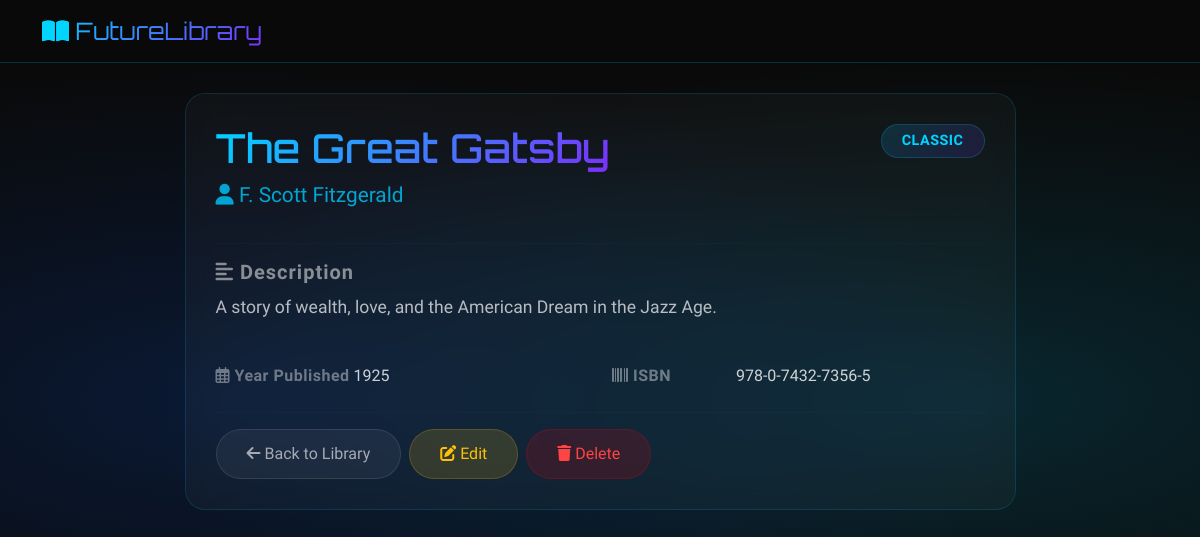
Screenshot of /book/1 with the database file from the repository.
### app.py (models this page shows, shortened)
class Book(db.Model):
    id = db.Column(db.Integer, primary_key=True)
    title = db.Column(db.String(200), nullable=False)
    author = db.Column(db.String(100), nullable=False)
    genre = db.Column(db.String(50), nullable=False)
    description = db.Column(db.Text)
    year_published = db.Column(db.Integer)
    isbn = db.Column(db.String(20))
    created_at = db.Column(db.DateTime, default=datetime.utcnow)

### app.py (the view)
@app.route('/book/<int:id>')
def book_detail(id):
    book = Book.query.get_or_404(id)
    return render_template('book_detail.html', book=book)

### templates/book_detail.html (shortened to what this page needs)
<!DOCTYPE html>
<html lang="en">
<head>
    <link href="https://cdn.jsdelivr.net/npm/bootstrap@5.3.0/dist/css/bootstrap.min.css" rel="stylesheet">
    <link rel="stylesheet" href="https://cdnjs.cloudflare.com/ajax/libs/font-awesome/6.4.0/css/all.min.css">
</head>
<body>
    <nav class="navbar">
        <div class="container">
            <a class="navbar-brand" href="/">
                <i class="fas fa-book-open" style="-webkit-text-fill-color: initial; color: #00d4ff;"></i> FutureLibrary
            </a>
        </div>
    </nav>
    <div class="container">
        <div class="row justify-content-center">
            <div class="col-md-9">
                <div class="card">
                    <div class="d-flex justify-content-between align-items-start">
                        <div>
                            <h1 class="book-title">{{ book.title }}</h1>
                            <p class="book-author"><i class="fas fa-user"></i> {{ book.author }}</p>
                        </div>
                        <span class="book-genre">{{ book.genre }}</span>
                    </div>
                    <hr>
                    <div class="mb-4">
                        <h5 style="color:rgba(255,255,255,0.5); font-weight:600; letter-spacing:1px;">
                            <i class="fas fa-align-left"></i> Description
                        </h5>
                        <p style="font-size:1.1rem; line-height:1.8; color:rgba(255,255,255,0.7);">
                            {{ book.description or 'No description available.' }}
                        </p>
                    </div>
                    <div class="row">
                        <div class="col-md-6 mb-2">
                            <span class="detail-label"><i class="far fa-calendar-alt"></i> Year Published</span>
                            <span class="detail-value">{{ book.year_published or 'N/A' }}</span>
                        </div>
                        <div class="col-md-6 mb-2">
                            <span class="detail-label"><i class="fas fa-barcode"></i> ISBN</span>
                            <span class="detail-value">{{ book.isbn or 'N/A' }}</span>
                        </div>
                    </div>
                    <hr>
                    <div class="d-flex gap-2 flex-wrap">
                        <a href="/" class="btn-secondary btn">
                            <i class="fas fa-arrow-left"></i> Back to Library
                        </a>
                        <a href="/edit/{{ book.id }}" class="btn-warning btn">
                            <i class="fas fa-edit"></i> Edit
                        </a>
                        <button class="btn-danger btn" data-bs-toggle="modal" data-bs-target="#deleteModal">
                            <i class="fas fa-trash"></i> Delete
                        </button>
                    </div>
                </div>
            </div>
        </div>
    </div>
</body>
</html>

### templates/book_detail.html (style rules this page uses)
body { font-family: 'Rajdhani', sans-serif; background: #0a0a0a; color: #e0e0e0; min-height: 100vh; background: radial-gradient(ellipse at 20% 50%, rgba(10, 60, 150, 0.3) 0%, transparent 60%), radial-gradient(ellipse at 80% 50%, rgba(0, 200, 255, 0.15) 0%, transparent 60%), #0a0a0a; }
.navbar { background: rgba(10, 10, 10, 0.85) !important; backdrop-filter: blur(20px); border-bottom: 1px solid rgba(0, 200, 255, 0.2); }
.navbar-brand { font-family: 'Orbitron', monospace; font-size: 1.5rem; background: linear-gradient(135deg, #00d4ff, #7b2ffc); -webkit-background-clip: text; -webkit-text-fill-color: transparent; }
.card { background: rgba(255, 255, 255, 0.03); backdrop-filter: blur(10px); border: 1px solid rgba(0, 200, 255, 0.15); border-radius: 20px; padding: 30px; margin-top: 30px; }
.book-title { font-family: 'Orbitron', monospace; font-size: 2.5rem; background: linear-gradient(135deg, #00d4ff, #7b2ffc); -webkit-background-clip: text; -webkit-text-fill-color: transparent; }
.book-author { color: rgba(0, 200, 255, 0.8); font-size: 1.3rem; }
.book-genre { display: inline-block; background: linear-gradient(135deg, rgba(0, 200, 255, 0.15), rgba(123, 47, 252, 0.15)); border: 1px solid rgba(0, 200, 255, 0.2); color: #00d4ff; padding: 5px 20px; border-radius: 50px; font-weight: 600; letter-spacing: 0.5px; text-transform: uppercase; font-size: 0.9rem; }
.detail-label { color: rgba(255, 255, 255, 0.4); font-weight: 600; letter-spacing: 0.5px; min-width: 120px; display: inline-block; }
.detail-value { color: rgba(255, 255, 255, 0.8); }
.btn-warning { background: rgba(255, 193, 7, 0.15); border: 1px solid rgba(255, 193, 7, 0.2); color: #ffc107; border-radius: 50px; padding: 12px 30px; }
.btn-danger { background: rgba(255, 0, 0, 0.15); border: 1px solid rgba(255, 0, 0, 0.2); color: #ff4444; border-radius: 50px; padding: 12px 30px; }
.btn-secondary { background: rgba(255, 255, 255, 0.05); border: 1px solid rgba(255, 255, 255, 0.1); color: rgba(255, 255, 255, 0.6); border-radius: 50px; padding: 12px 30px; }
hr { border-color: rgba(0, 200, 255, 0.1); }

### rows the page displays
Book: title "The Great Gatsby", author "F. Scott Fitzgerald", genre "CLASSIC", description "A story of wealth, love, and the American Dream in the Jazz Age.", year_published "1925", isbn "978-0-7432-7356-5"
